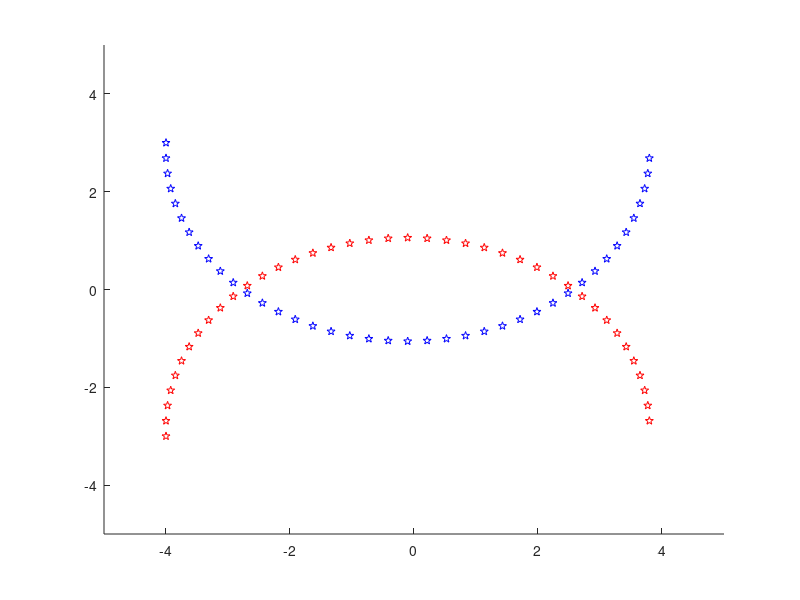
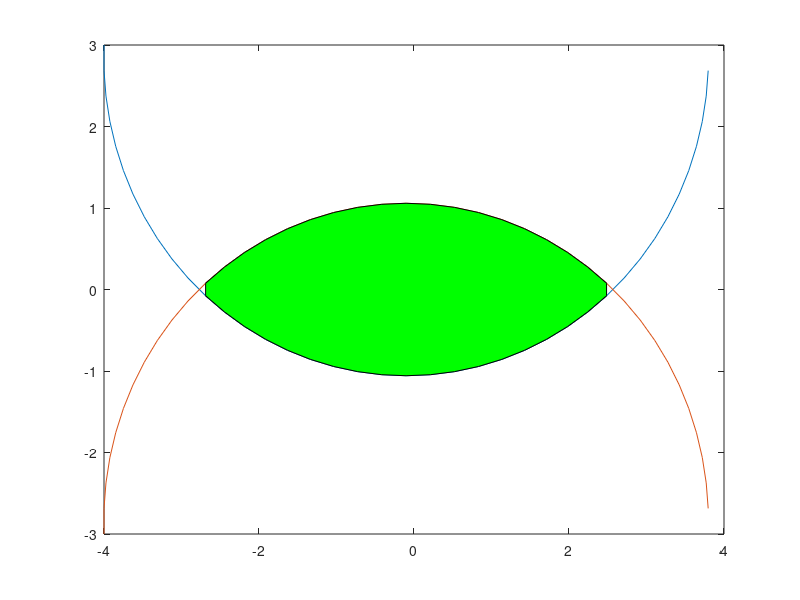

Recreate these plots in MATLAB, in order. (Note: this script raises an error after producing the figures.)
clc;
clear all;
close all;
c_1 = [0,3];
c_2 = [0,-3];
r = 4;
total_t = 40;
avg_vel = 2*pi*r/total_t;

th = pi:pi/39:2*pi;
del_t = total_t/(2*length(th));
steps = total_t/del_t;

Xunit_1=[];
Yunit_1=[];
Xunit_2=[];
Yunit_2=[];
Vxunit_2=[];
Vyunit_2=[];
xnow_1 = c_1(1)-r;
ynow_1 = c_1(2);
xnow_2 = c_2(1)-r;
ynow_2 = c_2(2);

axis([-5  5  -5  5])
for i=1:length(th)
    xunit_1 = xnow_1;
    yunit_1 = ynow_1;
    Xunit_1 = [Xunit_1,xunit_1];
    Yunit_1 = [Yunit_1,yunit_1];
    
    xunit_2 = xnow_2;
    yunit_2 = ynow_2;
    Xunit_2 = [Xunit_2,xunit_2];
    Yunit_2 = [Yunit_2,yunit_2];
    
    hold on
    h_1 = plot(xunit_1, yunit_1,'bp');
    h_2 = plot(xunit_2, yunit_2,'rp');
    pause(0.5);
    xdel_1 = avg_vel*(-sin(th(i)))*del_t;
    ydel_1 = avg_vel*(cos(th(i)))*del_t;
    xnow_1 = xdel_1 + xunit_1;
    ynow_1 = ydel_1 + yunit_1;
    
    xdel_2 = -avg_vel*(-sin(2*pi-th(i)))*del_t; %compared to 1 direction of motion is opposite for 2
    ydel_2 = -avg_vel*(cos(2*pi-th(i)))*del_t;
    xnow_2 = xdel_2 + xunit_2;
    ynow_2 = ydel_2 + yunit_2;
    Vxunit_2 = [Vxunit_2;-avg_vel*(-sin(2*pi-th(i)))];
    Vyunit_2 = [Vyunit_2;-avg_vel*(cos(2*pi-th(i)))];
end
figure
poly1 = plot(Xunit_1,Yunit_1);
hold on
poly2 = plot(Xunit_2,Yunit_2);
% y_d = [Yunit_2(Yunit_2<Yunit_1) Yunit_1(Yunit_1<Yunit_2)]; 
% plot(Xunit_1,y_d,'k-o')
x_inter = [Xunit_1(Yunit_2>Yunit_1), fliplr(Xunit_1(Yunit_1<Yunit_2))];
y_inter1 = [Yunit_2(Yunit_2>Yunit_1)]; 
y_inter2 = [Yunit_1(Yunit_1<Yunit_2)];
inBetween = [y_inter1, fliplr(y_inter2)];
fill(x_inter,inBetween, 'g');
hold off
% area_int  = trapz(inBetween)

area_upper = trapz(y_inter1);
area_below = trapz(abs(y_inter2));
area_total = area_upper + area_below;
% polyout = intersect(poly1,poly2)

%%Optimize the overlap area
%Robo is nothing but unit_2
robo_start  = [Xunit_2(1),Yunit_2(1)];
robo_end  = [Xunit_2(end),Yunit_2(end)];
critical_x = [x_inter(1),x_inter(end/2)];
%extended points are for mpc loop as the robo_dest goes beyond 1xlength(th)
Xunit_2_ex = Xunit_2;
Yunit_2_ex = Yunit_2;
th_ex = 0:pi/39:pi;

xunit_2_ex = xunit_2;
yunit_2_ex = yunit_2;
for i=2:length(th_ex) %i=1 corresponds to th_ex=0 which is same as th=2*pi
    xdel_2_ex = -avg_vel*(-sin(2*pi-th_ex(i)))*del_t; %compared to 1 direction of motion is opposite for 2
    ydel_2_ex = -avg_vel*(cos(2*pi-th_ex(i)))*del_t;
    xnow_2_ex = xdel_2_ex + xunit_2_ex;
    ynow_2_ex = ydel_2_ex + yunit_2_ex;
    xunit_2_ex = xnow_2_ex;
    yunit_2_ex = ynow_2_ex;
    Xunit_2_ex = [Xunit_2_ex,xunit_2_ex];
    Yunit_2_ex = [Yunit_2_ex,yunit_2_ex];
end

%del_t = 1.0; % Time duration between two timesteps delt
n = 12; % n has to be divisible by 4
robo_v_start = [0,0]; % start velocity of the robo
robo_dest = [Xunit_2(n),Yunit_2(n)];
robo_traj = [];
robo_vel = [];

for i = 1:length(th)
%     [Vx Vy Vz Px Py Pz] = compute_trajectory(robo_start,robo_v_start, [Ox1(i),Oy1(i),Oz1(i)], vel_obs1, [Ox2(i),Oy2(i),Oz2(i)], vel_obs2, [Ox3(i),Oy3(i),Oz3(i)], vel_obs3, dest_location, n, del_t, sense_R, avg_vel);
    
    [Vx Vy Px Py] = call_mpc(n,del_t,robo_start,robo_dest,Xunit_2_ex(i:n+i-1),Yunit_2_ex(i:n+i-1),critical_x,robo_v_start);
    robo_start =  [Px(1) Py(1)];
    robo_dest = [Xunit_2_ex(n+i),Yunit_2_ex(n+i)]; 
    robo_v_start = [Vx(1) Vy(1)];
    robo_traj = [robo_traj;robo_start]; %stores the optimized trajectory of the robot 
    robo_vel = [robo_vel;robo_v_start]; %stores the optimized velocity of the robot
end

call_plot(robo_traj,Xunit_1,Yunit_1,Xunit_2,Yunit_2,robo_vel,Vxunit_2,Vyunit_2);
